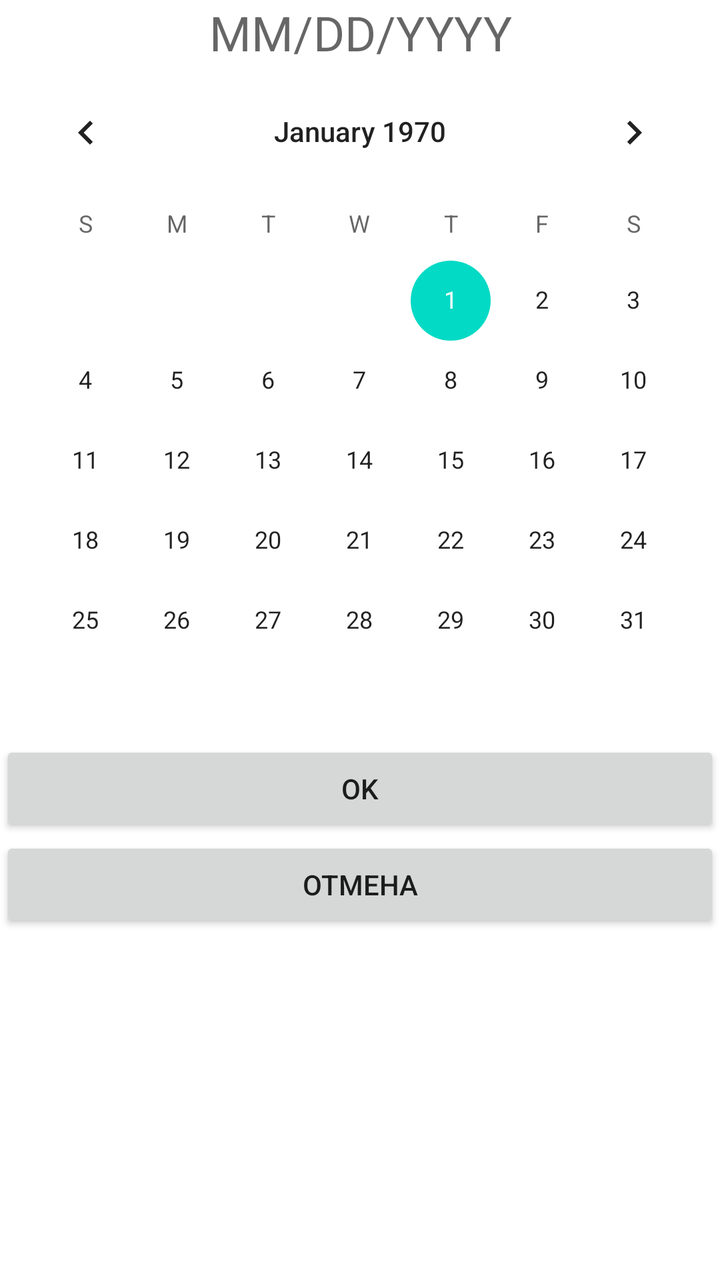
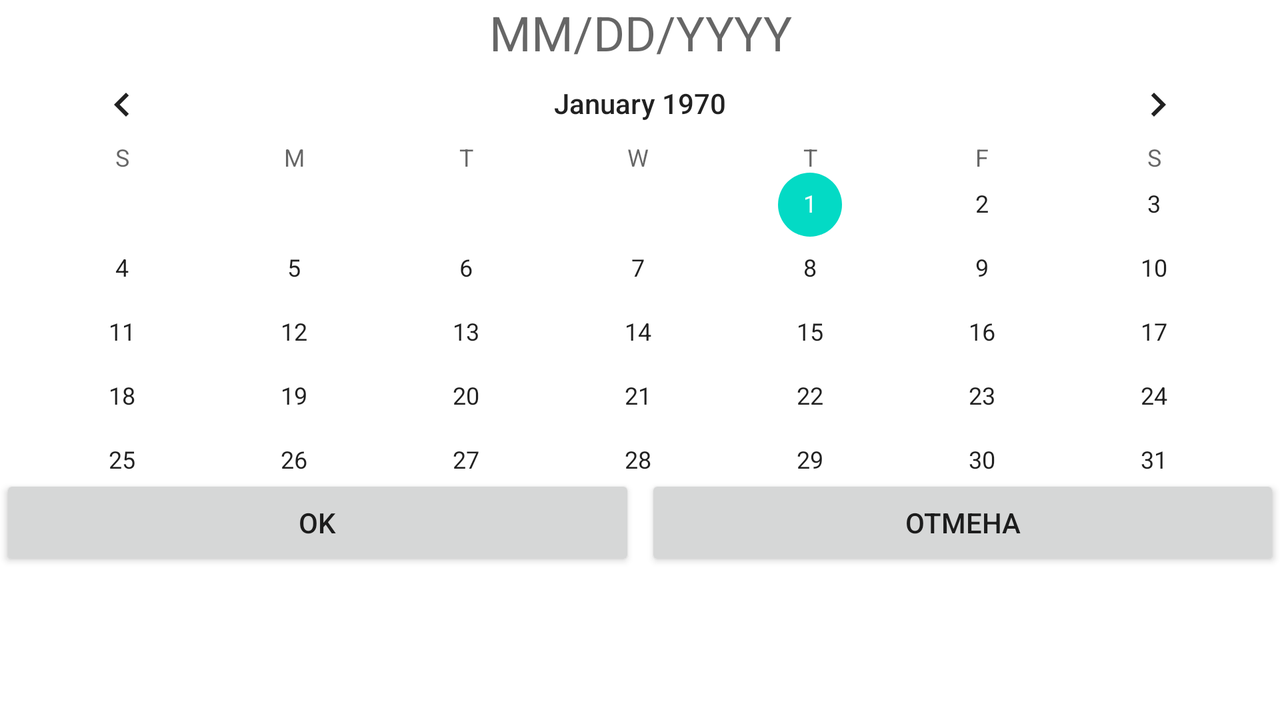

The same Android screen from two of the app's own layout files: first res/layout/ as a phone draws it, then the author's variant for another configuration, drawn on a device whose configuration selects that folder. Both files follow.
<!-- AndroidManifest.xml: application theme Theme.FGManager -->
<!-- res/layout/fragment_calendar.xml -->
<?xml version="1.0" encoding="utf-8"?>
<FrameLayout xmlns:android="http://schemas.android.com/apk/res/android"
    xmlns:tools="http://schemas.android.com/tools"
    android:layout_width="match_parent"
    android:layout_height="match_parent"
    tools:context=".CalendarFragment">

    

    <LinearLayout
        android:layout_width="match_parent"
        android:layout_height="match_parent"
        android:orientation="vertical">

        <TextView
            android:id="@+id/tv_SelectedDate"
            android:layout_width="match_parent"
            android:layout_height="wrap_content"
            android:textAlignment="center"
            android:textSize="24sp"
            android:hint="@string/hint_tv_SelectedDate"/>

        <CalendarView
            android:id="@+id/calendarView_My"
            android:layout_width="match_parent"
            android:layout_height="wrap_content" />

        <Button
            android:id="@+id/b_Calendar_Ok"
            android:layout_width="match_parent"
            android:layout_height="wrap_content"
            android:text="@android:string/ok" />

        <Button
            android:id="@+id/b_Calendar_Cancel"
            android:layout_width="match_parent"
            android:layout_height="wrap_content"
            android:text="@string/cancel" />
    </LinearLayout>
</FrameLayout>
<!-- resources referenced by this layout -->
<resources>
  <string name="cancel">Отмена</string>
  <string name="hint_tv_SelectedDate">MM/DD/YYYY</string>
  <style name="Theme.FGManager" parent="Theme.MaterialComponents.DayNight.DarkActionBar">
          
          <item name="colorPrimary">@color/purple_500</item>
          <item name="colorPrimaryVariant">@color/purple_700</item>
          <item name="colorOnPrimary">@color/white</item>
  
          
          <item name="colorSecondary">@color/teal_200</item>
          <item name="colorSecondaryVariant">@color/teal_700</item>
          <item name="colorOnSecondary">@color/black</item>
          
          <item name="android:statusBarColor" tools:targetApi="l">?attr/colorPrimaryVariant</item>
          
      </style>
  <color name="purple_500">#FF6200EE</color>
  <color name="purple_700">#FF3700B3</color>
  <color name="white">#FFFFFFFF</color>
  <color name="teal_200">#FF03DAC5</color>
  <color name="teal_700">#FF018786</color>
  <color name="black">#FF000000</color>
</resources>
<!-- res/layout-land/fragment_calendar.xml (the author's variant of the layout above) -->
<!-- drawn on the phone turned sideways -->
<?xml version="1.0" encoding="utf-8"?>
<FrameLayout xmlns:android="http://schemas.android.com/apk/res/android"
    xmlns:app="http://schemas.android.com/apk/res-auto"
    xmlns:tools="http://schemas.android.com/tools"
    android:layout_width="match_parent"
    android:layout_height="match_parent"
    tools:context="Fragments.CalendarFragment">

    

    <androidx.constraintlayout.widget.ConstraintLayout
        android:layout_width="match_parent"
        android:layout_height="match_parent"
        android:orientation="vertical">

        <TextView
            android:id="@+id/tv_SelectedDate"
            android:layout_width="match_parent"
            android:layout_height="wrap_content"
            android:hint="@string/hint_tv_SelectedDate"
            android:textAlignment="center"
            android:textSize="24sp"
            app:layout_constraintEnd_toEndOf="parent"
            app:layout_constraintStart_toStartOf="parent"
            app:layout_constraintTop_toTopOf="parent" />

        <CalendarView
            android:id="@+id/calendarView_My"
            android:layout_width="match_parent"
            android:layout_height="205sp"
            app:layout_constraintEnd_toEndOf="parent"
            app:layout_constraintHorizontal_bias="0.0"
            app:layout_constraintStart_toStartOf="parent"
            app:layout_constraintTop_toBottomOf="@+id/tv_SelectedDate" />

        <Button
            android:id="@+id/b_Calendar_Ok"
            android:layout_width="0dp"
            android:layout_height="wrap_content"
            android:text="@android:string/ok"
            app:layout_constraintBottom_toBottomOf="parent"
            app:layout_constraintEnd_toStartOf="@+id/b_Calendar_Cancel"
            app:layout_constraintStart_toStartOf="parent"
            app:layout_constraintTop_toBottomOf="@+id/calendarView_My"
            app:layout_constraintVertical_bias="0.0" />

        <Button
            android:id="@+id/b_Calendar_Cancel"
            android:layout_width="0dp"
            android:layout_height="wrap_content"
            android:layout_marginStart="5dp"
            android:text="@string/cancel"
            app:layout_constraintBottom_toBottomOf="parent"
            app:layout_constraintEnd_toEndOf="parent"
            app:layout_constraintStart_toEndOf="@+id/b_Calendar_Ok"
            app:layout_constraintTop_toBottomOf="@+id/calendarView_My"
            app:layout_constraintVertical_bias="0.0" />
    </androidx.constraintlayout.widget.ConstraintLayout>
</FrameLayout>
